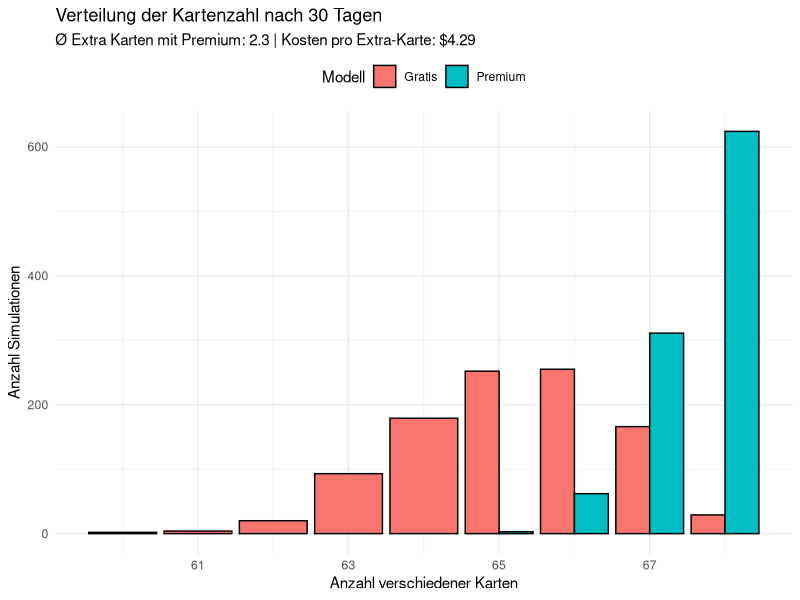

Recreate this plot in R.
# Daten einlesen
karten <- read.csv("./WAHR/data/Mythical_Island.csv", stringsAsFactors = FALSE)

parse_percent_column <- function(x) {
  # Wenn leer oder nur Spaces → 0 setzen
  x[trimws(x) == ""] <- "0%"
  # Prozentzeichen entfernen und umrechnen
  as.numeric(sub("%", "", x)) / 100
}

alle_karten <- karten$Name
prob_1_3 <- parse_percent_column(karten$First.third.cards)
prob_4   <- parse_percent_column(karten$Fourth.card)
prob_5   <- parse_percent_column(karten$Fifth.card)


prob_total <- prob_1_3 + prob_4 + prob_5
cat("Karten mit > 0 Drop-Chance: ", sum(prob_total > 0), "/", length(alle_karten), "\n")

ziehe_pack <- function() {
  c(
    sample(alle_karten, size = 3, replace = TRUE, prob = prob_1_3),
    sample(alle_karten, size = 1, replace = TRUE, prob = prob_4),
    sample(alle_karten, size = 1, replace = TRUE, prob = prob_5)
  )
}


# Schnelle Zieh-Funktion
simuliere_jahr_mit_slots <- function(packs_pro_tag, tage = 30) {
  gezogen <- replicate(packs_pro_tag * tage, ziehe_pack(), simplify = FALSE)
  gezogen <- unlist(gezogen)  # flatten
  length(unique(gezogen))
}


N <- 1000
tage_vektor <- c(30)
kosten_premium_pro_monat <- 10

# Simulationsergebnisse initialisieren
ergebnisse <- list()

for (tage in tage_vektor) {
  gratis <- replicate(N, simuliere_jahr_mit_slots(2, tage = tage))
  premium <- replicate(N, simuliere_jahr_mit_slots(4, tage = tage))

  ergebnisse[[as.character(tage)]] <- list(
    tage = tage,
    gratis = gratis,
    premium = premium,
    kosten = (tage / 30) * kosten_premium_pro_monat,
    extra_karten = mean(premium - gratis),
    kosten_pro_extra = ((tage / 30) * kosten_premium_pro_monat) / mean(premium - gratis)
  )
}

library(ggplot2)

for (tage in tage_vektor) {
  df <- data.frame(
    Karten = c(ergebnisse[[as.character(tage)]]$gratis,
               ergebnisse[[as.character(tage)]]$premium),
    Modell = rep(c("Gratis", "Premium"), each = N)
  )

  p <- ggplot(df, aes(x = Karten, fill = Modell)) +
    geom_bar(position = "dodge", color = "black") +
    labs(
      title = paste("Verteilung der Kartenzahl nach", tage, "Tagen"),
      subtitle = paste0("Ø Extra Karten mit Premium: ",
                        round(ergebnisse[[as.character(tage)]]$extra_karten, 1),
                        " | Kosten pro Extra-Karte: $",
                        round(ergebnisse[[as.character(tage)]]$kosten_pro_extra, 2)),
      x = "Anzahl verschiedener Karten",
      y = "Anzahl Simulationen"
    ) +
    theme_minimal() +
    theme(legend.position = "top")

  print(p)
}

for (tage in tage_vektor) {
  res <- ergebnisse[[as.character(tage)]]
  cat("🔹", tage, "Tage:\n")
  cat("  Premium-Kosten: $", res$kosten, "\n")
  cat("  ∅ Extra Karten: ", round(res$extra_karten, 1), "\n")
  cat("  ∅ Kosten pro zusätzlicher Karte: $", round(res$kosten_pro_extra, 2), "\n\n")
}
